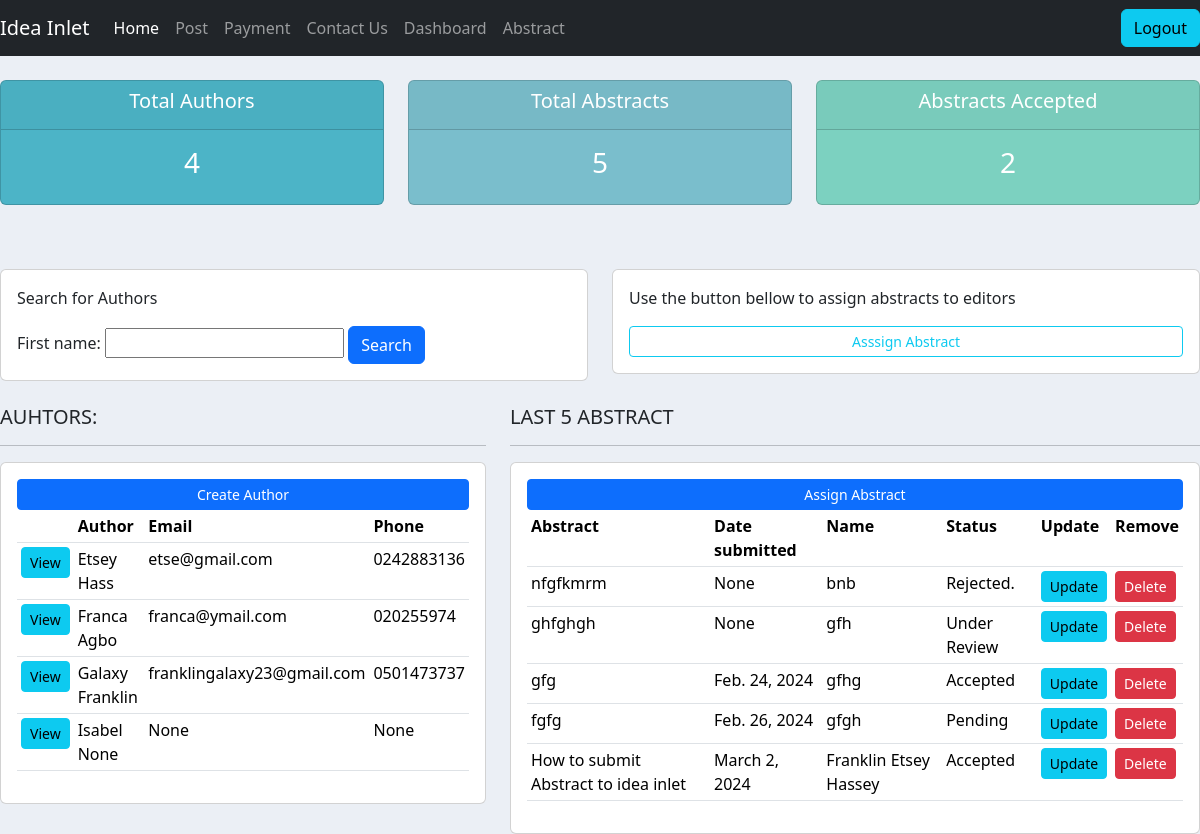
The app's page /reviewer/ (signed in) with its own data.
### abstract/models.py (models this page shows, shortened)
class Author(models.Model):
    TITLE = (
        ("Mr.", "Mr."),
        ("Mrs", "Mrs."),
        ("Dr.", "Dr."),
        ("Prof.", "Prof."),
    )
    GENDER = (
       ("Male", "Male"),
        ("Female", "Female"),
        ("Other", "Other"),
    )
    user = models.OneToOneField(User, null=True, on_delete=models.CASCADE)
    title = models.CharField(max_length=50, choices=TITLE)
    first_name = models.CharField(max_length=200, null=True)
    last_name = models.CharField(max_length=200, null=True)
    gender = models.CharField(max_length=50, choices=GENDER)
    phone = models.CharField(max_length=200, null=True)
    email = models.EmailField(max_length=200, null=True)
    profession = models.CharField(max_length=200, null=True)
    organization = models.CharField(max_length=200, null=True)
    address = models.CharField(max_length=300, null=True)
    bio = models.TextField(max_length=600, null=True, blank=True)
    date_created = models.DateTimeField(auto_now_add=True, null=True)

class Abstract(models.Model):
    STATUS = (
        ("Pending", "Pending"),
        ("Under Review", "Under Review"),
        ("Accepted", "Accepted"),
        ("Rejected.", "Rejected"),
    )
    title = models.CharField(max_length=200, null=True)
    abstract_body = models.TextField(max_length=600, null=True)
    keywords = models.CharField(max_length=300, null=True)
    author_name = models.CharField(max_length=200, null=True)
    author_email = models.EmailField(max_length=200, null=True)
    author_affiliation = models.CharField(max_length=200, null=True)
    presenter_name = models.CharField(max_length=200, null=True)
    presenter_email = models.EmailField(max_length=200, null=True)
    date_created = models.DateField(auto_now_add=True, null=True)
    date_updated = models.DateField(auto_now=True, null=True)
    upload = models.FileField(upload_to="uploads/%Y/%m/%d/", blank=True)
    status = models.CharField(max_length=50, choices=STATUS, default='Pending', blank=True)
    topics = models.ManyToManyField(Topic)
    presentation_preference = models.ManyToManyField(Presentation_type)
    event = models.ForeignKey(Event, null=True, on_delete=models.SET_NULL)
    author = models.ForeignKey(Author, null=True, on_delete=models.SET_NULL, blank=True)
    editors = models.ManyToManyField(Group, related_name='assigned_abstracts', blank=True)

### abstract/decorators.py (the view)
        def wrapper_func(request, *args, **kwargs):
            group = None
            if request.user.groups.exists():
                group = request.user.groups.all()[0].name
            if group in allowed_roles:
                return  view_func(request, *args, **kwargs)
            else:
                return render(request, 'abstract/authorize.html')

### abstract/views.py (called while the page is built)
@login_required(login_url='login')
@allowed_users(allowed_roles=['reviewer'])
def reviewer(request):
    authors = Author.objects.all()
    abstracts = Abstract.objects.all()
    total_author = authors.count()
    total_abstract = abstracts.count()
    accepted = abstracts.filter(status='Accepted').count
    myfilter = AuthorFilter(request.GET, queryset=authors)
    authors = myfilter.qs
    absfilter = AbstractFilter(request.GET, queryset=abstracts)
    abstracts = absfilter.qs
    context = {'authors': authors, 'abstracts': abstracts,
               'total_author':total_author, 'total_abstract':total_abstract,
               'accepted': accepted, 'myfilter': myfilter, 'absfilter': absfilter}
    return render(request, 'abstract/reviewer.html', context)

### abstract/templates/abstract/reviewer.html
{%  extends 'abstract/main.html' %}
{% block content %}
{%  include 'abstract/status.html' %}
<br>
<br>
<div class="row">
    <div class="col">
        <div class="card card-body">
            <form method="get">
				<p> Search for Authors </p>
				{{myfilter.form}}
            <button class="btn btn-primary" type="submit">Search</button>
          </form>
        </div>
    </div>
	<div class="col">
        <div class="card card-body">
			<p> Use the button bellow to assign abstracts to editors</p>
				<a class="btn btn-outline-info  btn-sm btn-block" href="{% url 'assign_abstract' %}">Asssign Abstract</a>
        </div>
    </div>
</div>
<br>
<div class="row">
	<div class="col-md-5">
		<h5>AUHTORS:</h5>
		<hr>
		<div class="card card-body">
			<a class="btn btn-primary  btn-sm btn-block" href="">Create Author</a>
			<table class="table table-sm">
				<tr>
					<th></th>
					<th>Author</th>
					<th>Email</th>
					<th>Phone</th>
				</tr>
				{% for author in authors %}
                <tr>
					<td><a class="btn btn-sm btn-info" href="{% url 'author' author.id %}">View</a></td>
                    <td>{{ author.first_name }} {{ author.last_name }}</td>
                    <td>{{ author.email }}</td>
					<td>{{ author.phone }}</td>
                </tr>
                {% endfor %}
			</table>
		</div>
	</div>
	<div class="col-md-7">
		<h5>LAST 5 ABSTRACT</h5>
		<hr>
		<div class="card card-body">
			<a class="btn btn-primary  btn-sm btn-block" href="{% url 'assign_abstract' %}">Assign Abstract</a>
			<table class="table table-sm">
				<tr>
					<th>Abstract</th>
					<th>Date submitted</th>
					<th>Name</th>
					<th>Status</th>
					<th>Update</th>
					<th>Remove</th>
				</tr>
				{% for abstract in abstracts %}
                <tr>
                    <td>{{ abstract.title }} </td>
                    <td>{{ abstract.date_created }}</td>
					<td>{{ abstract.author_name }}</td>
					<td>{{ abstract.status }}</td>
					<td><a class= "btn btn-sm btn-info" href="{% url 'update_abstract' abstract.id %}"> Update </a></td>
					<td><a class= "btn btn-sm btn-danger" href="{% url 'delete_abstract' abstract.id %}"> Delete </a></td>
                </tr>
                {% endfor %}
			</table>
		</div>
	</div>
</div>
{% endblock %}

### abstract/static/css/main.css (style rules this page uses)
body { background-color: #ebeff5; }

### records on screen
Author: first_name "Etsey", last_name "Hass", email "etse@gmail.com", phone "0242883136"
Author: first_name "Franca", last_name "Agbo", email "franca@ymail.com", phone "020255974"
Author: first_name "Galaxy", last_name "Franklin", email "franklingalaxy23@gmail.com", phone "0501473737"
Author: first_name "Isabel", last_name "None", email "None", phone "None"
Abstract: title "nfgfkmrm", date_created "None", author_name "bnb", status "Rejected."
Abstract: title "ghfghgh", date_created "None", author_name "gfh", status "Under Review"
Abstract: title "gfg", date_created "Feb. 24, 2024", author_name "gfhg", status "Accepted"
Abstract: title "fgfg", date_created "Feb. 26, 2024", author_name "gfgh", status "Pending"
Abstract: title "How to submit Abstract to idea inlet", date_created "March 2, 2024", author_name "Franklin Etsey Hassey", status "Accepted"

### other values on screen
{{ total_author }} "4"
{{ total_abstract }} "5"
{{ accepted }} "2"
